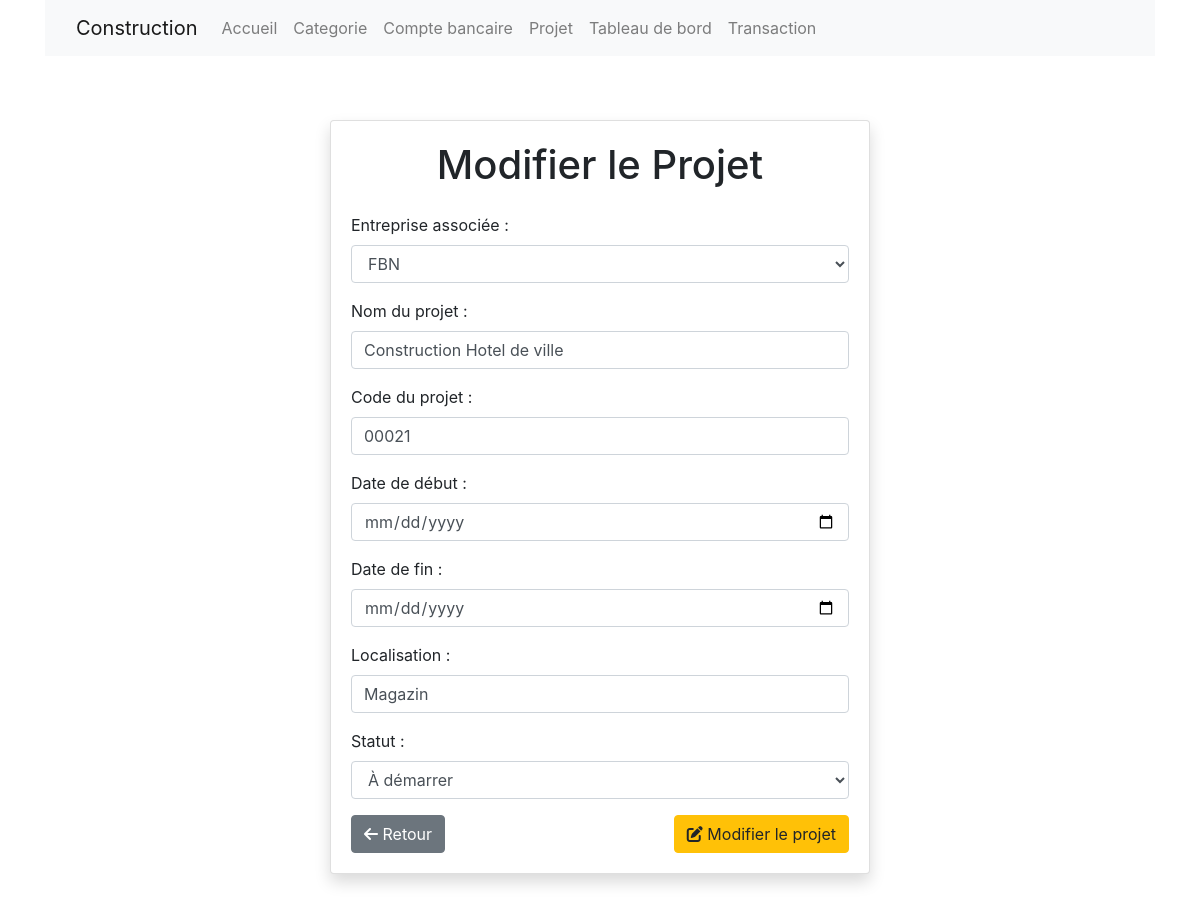
The page /modifier_projet/1/ on the database its author committed.
### entreprise/models.py (models this page shows, shortened)
class Projet(models.Model):
    company = models.ForeignKey('Company', on_delete=models.CASCADE, verbose_name="Entreprise associée")
    projet_name = models.CharField(max_length=255, verbose_name="Nom du projet")
    project_code = models.CharField(max_length=100, unique=True, verbose_name="Code du projet")
    start_date = models.DateField(verbose_name="Date de début")
    end_date = models.DateField(null=True, blank=True, verbose_name="Date de fin")
    location = models.CharField(max_length=255, verbose_name="Localisation")
    STATUS_CHOICES = [
        ('en_cours', 'En cours'),
        ('termine', 'Terminé'),
        ('a_demarrer', 'À démarrer'),
    ]
    status = models.CharField(max_length=20, choices=STATUS_CHOICES, default='a_demarrer', verbose_name="Statut")
    created_at = models.DateTimeField(auto_now_add=True, verbose_name="Date de création")
    updated_at = models.DateTimeField(auto_now=True, verbose_name="Dernière mise à jour")

### entreprise/views.py (the view)
# urls.py: path('modifier_projet/<int:projet_id>/', modifier_projet, name='modifier_projet'),
def modifier_projet(request, projet_id):
    projet = get_object_or_404(Projet, id=projet_id)
    form = ProjetForm(instance=projet)
    if request.method == "POST":
        form = ProjetForm(request.POST, instance=projet)
        if form.is_valid():
            form.save()
            return redirect('projet')
    return render(request, './projets/modifier_projet.html', {'form': form})

### entreprise/models.py (called while the page is built)
    def __str__(self):
        return self.company_name

### entreprise/templates/projets/modifier_projet.html (shortened to what this page needs)
{% extends "base_templates.html" %}
{% block contenu %}
{% include "navbar/navbar.html" %}
<div class="container d-flex align-items-center justify-content-center vh-150 mt-5 mb-5">
    <div class="card shadow w-50 mt-3 mb-3">
        <div class="card-body">
            <h1 class="text-center mb-4">Modifier le Projet</h1>
            <form method="post">
                {{ form.as_p }}
                <div class="d-flex justify-content-between mt-3">
                    <a href="{% url 'projet' %}" class="btn btn-secondary"><i class="fas fa-arrow-left"></i> Retour</a>
                    <button type="submit" class="btn btn-warning"><i class="fas fa-edit"></i> Modifier le projet</button>
                </div>
            </form>
        </div>
    </div>
</div>
{% endblock contenu %}

### rows shown on the page
Projet: company "FBN", projet_name "Construction Hotel de ville", project_code "00021", location "Magazin", status "À démarrer"
